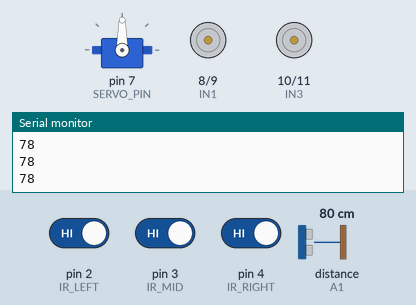
Recording of a sketch running on a simulated Arduino Uno, built with avr-gcc and run on an emulated ATmega328P. Shown: servo, motor-driver pin pairs drawn as motors (green arrow = first pin HIGH = forward, orange = second pin HIGH = backward, longer = more drive, scaled by the enable pin), the last lines printed to the serial monitor. Wiring (inferred from the names in the program): ultrasonic range finder: trigger A0; echo A1. Inputs (shaded band) come from the test bench; at power-on: distance to the obstacle (sensor on A1) 80 cm, pin 2 (IR_LEFT) HIGH, pin 3 (IR_MID) HIGH, pin 4 (IR_RIGHT) HIGH. The echo pulse lasts 58.3 µs per cm.

Above: at 1.2 s.
1.3 s: distance to the obstacle (sensor on A1) set to 17 cm
2.8 s: distance to the obstacle (sensor on A1) set to 14 cm
At 3.22 s:
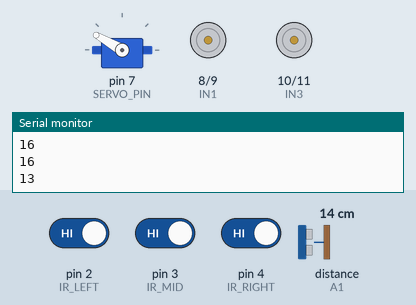
At 3.63 s:
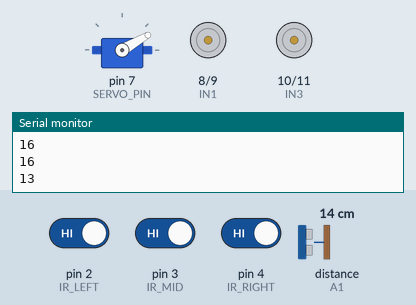
5.8 s: distance to the obstacle (sensor on A1) set to 18 cm
At 5.8 s:
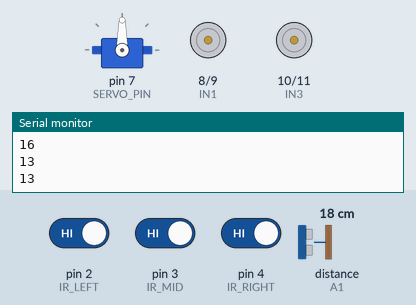
7.8 s: pin 2 (IR_LEFT) driven LOW
9.3 s: pin 2 (IR_LEFT) driven HIGH
10.8 s: pin 3 (IR_MID) driven LOW
At 11.5 s:
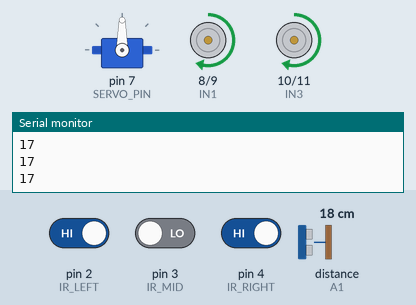
Timing chart, 0 to 13.3 s (numbered marks = the images above; inputs shaded):
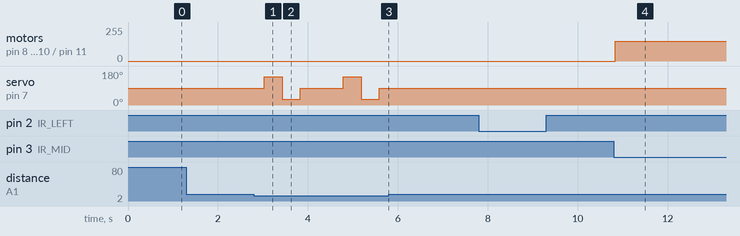

Measured:
- the behaviour switches between 16 and 15 cm on distance to the obstacle (sensor on A1) (found by bisection; images 0 and 1)
- after the input at 2.8 s, servo on pin 7 (SERVO_PIN): 90° → 150° after 0.23 s, → 30° 0.40 s later, → 90° 0.40 s later, → 150° 0.95 s later, … (6 changes in this stretch)
- after the input at 5.8 s, servo on pin 7 (SERVO_PIN): stays 90° (without the input it goes to 150° after 0.74 s)
- after the input at 10.8 s, motor on pin 8 (IN1) / pin 9 (IN2), motor on pin 10 (IN3) / pin 11 (IN4): stopped → forward 150/255 at once

The sketch:

robot.ino
```cpp
#include <Servo.h>

// ---------------- MOTOR PINS (L298N) ----------------
#define IN1 8
#define IN2 9
#define IN3 10
#define IN4 11
#define ENA 5
#define ENB 6

// ---------------- IR SENSORS ----------------
#define IR_LEFT 2
#define IR_MID 3
#define IR_RIGHT 4

// ---------------- ULTRASONIC ----------------
#define TRIG A0
#define ECHO A1

// ---------------- SERVO ----------------
Servo scanner;
#define SERVO_PIN 7

// ---------------- SETTINGS ----------------
int distanceThreshold = 15; // cm

// ---------------- SETUP ----------------
void setup() {
  pinMode(IN1, OUTPUT);
  pinMode(IN2, OUTPUT);
  pinMode(IN3, OUTPUT);
  pinMode(IN4, OUTPUT);

  pinMode(ENA, OUTPUT);
  pinMode(ENB, OUTPUT);

  pinMode(IR_LEFT, INPUT);
  pinMode(IR_MID, INPUT);
  pinMode(IR_RIGHT, INPUT);

  pinMode(TRIG, OUTPUT);
  pinMode(ECHO, INPUT);

  scanner.attach(SERVO_PIN);
  scanner.write(90);

  Serial.begin(9600);
}

// ---------------- MOTOR FUNCTIONS ----------------
void forward() {
  digitalWrite(IN1, HIGH);
  digitalWrite(IN2, LOW);
  digitalWrite(IN3, HIGH);
  digitalWrite(IN4, LOW);
  analogWrite(ENA, 150);
  analogWrite(ENB, 150);
}

void backward() {
  digitalWrite(IN1, LOW);
  digitalWrite(IN2, HIGH);
  digitalWrite(IN3, LOW);
  digitalWrite(IN4, HIGH);
}

void left() {
  digitalWrite(IN1, LOW);
  digitalWrite(IN2, HIGH);
  digitalWrite(IN3, HIGH);
  digitalWrite(IN4, LOW);
}

void right() {
  digitalWrite(IN1, HIGH);
  digitalWrite(IN2, LOW);
  digitalWrite(IN3, LOW);
  digitalWrite(IN4, HIGH);
}

void stopMotors() {
  digitalWrite(IN1, LOW);
  digitalWrite(IN2, LOW);
  digitalWrite(IN3, LOW);
  digitalWrite(IN4, LOW);
}

// ---------------- DISTANCE FUNCTION ----------------
long getDistance() {
  digitalWrite(TRIG, LOW);
  delayMicroseconds(2);
  digitalWrite(TRIG, HIGH);
  delayMicroseconds(10);
  digitalWrite(TRIG, LOW);

  long duration = pulseIn(ECHO, HIGH);
  long distance = duration * 0.034 / 2;

  return distance;
}

// ---------------- OBSTACLE AVOIDANCE ----------------
void avoidObstacle() {
  stopMotors();
  delay(200);

  long leftDist, rightDist;

  // look left
  scanner.write(150);
  delay(400);
  leftDist = getDistance();

  // look right
  scanner.write(30);
  delay(400);
  rightDist = getDistance();

  scanner.write(90);
  delay(200);

  if (leftDist > rightDist) {
    left();
    delay(500);
  } else {
    right();
    delay(500);
  }
}

// ---------------- LINE FOLLOWING ----------------
void lineFollow() {
  int L = digitalRead(IR_LEFT);
  int M = digitalRead(IR_MID);
  int R = digitalRead(IR_RIGHT);

  // Adjust depending on your sensor (0 = black or 1 = black)
  // This assumes BLACK = LOW

  if (M == LOW && L == HIGH && R == HIGH) {
    forward();
  }
  else if (L == LOW) {
    left();
  }
  else if (R == LOW) {
    right();
  }
  else {
    stopMotors();
  }
}

// ---------------- LOOP ----------------
void loop() {
  long dist = getDistance();
  Serial.println(dist);

  if (dist > 0 && dist < distanceThreshold) {
    avoidObstacle();
  } else {
    lineFollow();
  }

  delay(50);
}
```
